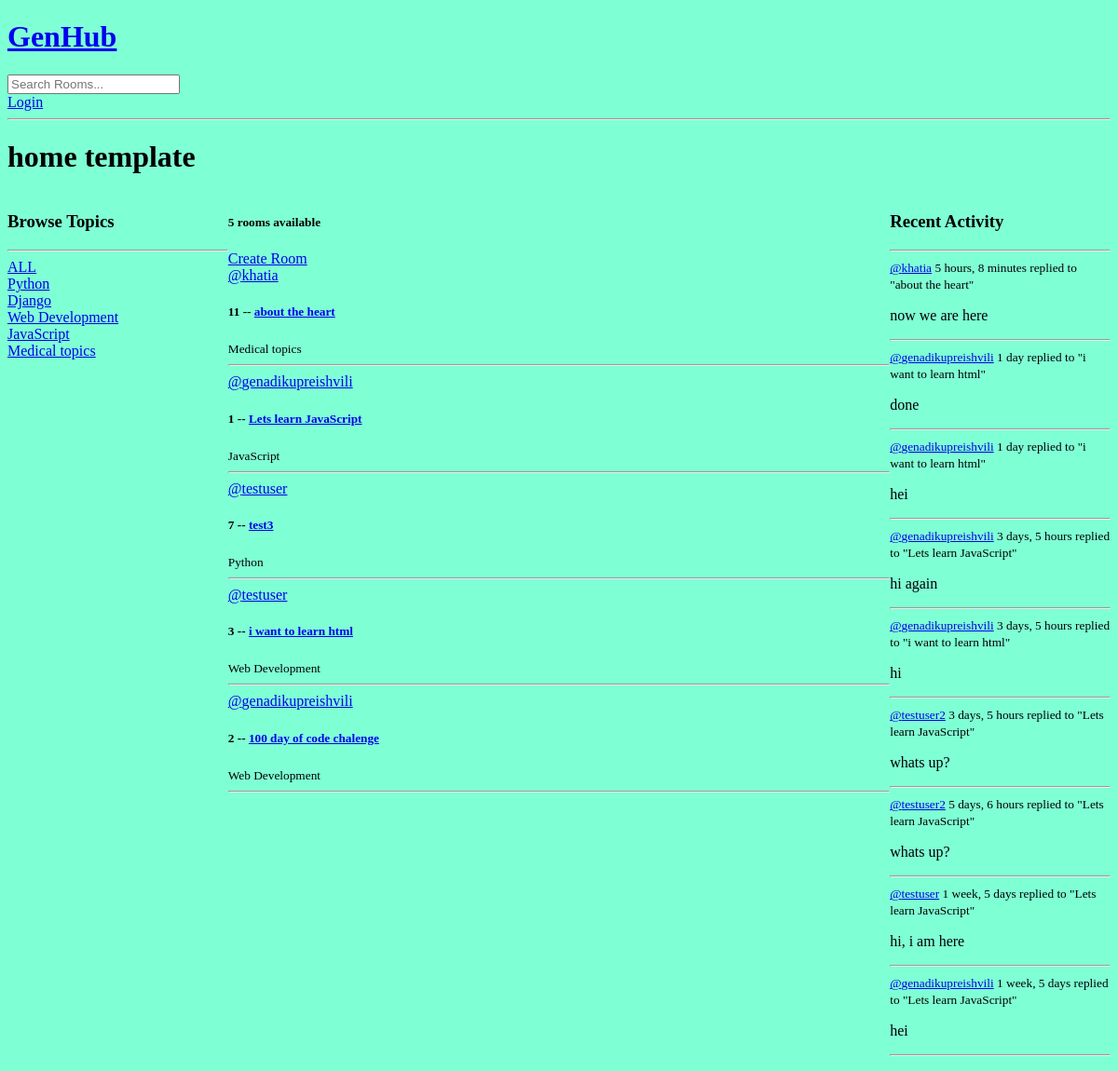
Before: / with the older database file.
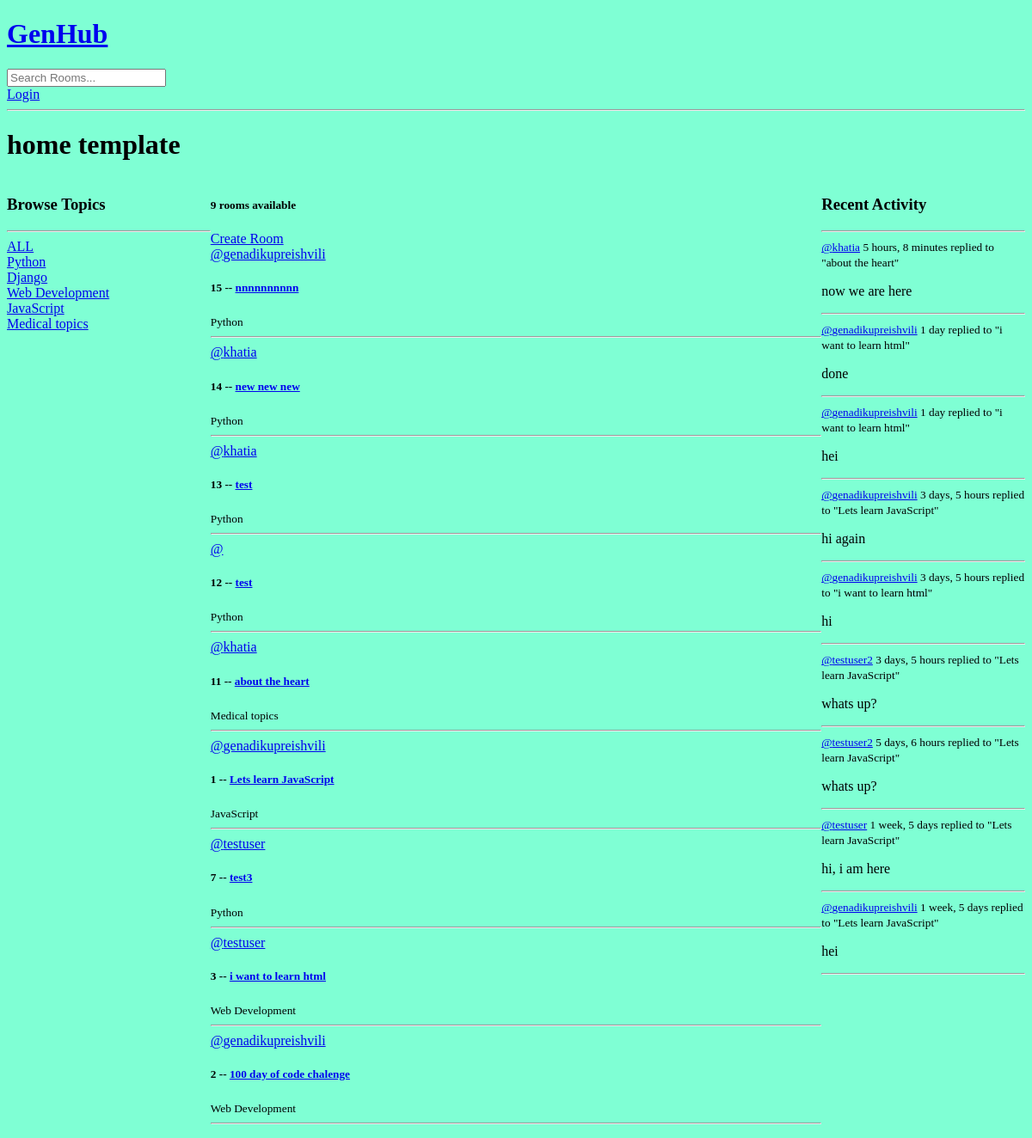
After: the same page with the newer database file.
### base/models.py (models this page shows, shortened)
class Topic(models.Model):
    name = models.CharField(max_length = 200)

class Room(models.Model):
    host = models.ForeignKey(User , on_delete = models.SET_NULL, null = True)
    topic = models.ForeignKey(Topic, on_delete = models.SET_NULL, null = True)
    name = models.CharField(max_length = 200)
    description = models.TextField(null = True, blank = True)
    participants = models.ManyToManyField(User, related_name='participants', blank=True)
    updated = models.DateTimeField(auto_now = True)
    created  = models.DateTimeField(auto_now_add = True)
    class Meta:
        ordering = ['-updated', '-created']
    def __str__(self):
        return str(self.name)

class Message(models.Model):
    user = models.ForeignKey(User, on_delete = models.CASCADE )
    room = models.ForeignKey(Room, on_delete = models.CASCADE )
    body = models.TextField()
    updated = models.DateTimeField(auto_now = True)
    created  = models.DateTimeField(auto_now_add = True)
    class Meta:
        ordering = ['-updated', '-created']
    def __str__(self):
        return self.body[0:50]

### base/views.py (the view)
# urls.py: path("", views.home, name = "home"),
def home(request):
    q = request.GET.get('q') if request.GET.get('q') !=  None else ''
    rooms = Room.objects.filter(
        Q(topic__name__icontains = q) |
        Q(name__icontains = q ) |
        Q(description__icontains = q )
        )
    topics = Topic.objects.all()
    room_count = rooms.count()
    room_messages = Message.objects.filter(Q(room__topic__name__icontains=q))
    users = User.objects.all()
    context = {"rooms":rooms, 'topics': topics, "room_count":room_count, 'room_messages':room_messages,  'users': users }
    return render(request, "base/home.html", context)

### base/templates/base/home.html (shortened to what this page needs)
{% extends "main.html" %}
{%block content%}
<h1> home template</h1>
<dive class="home-container">
    <div>
        {% include 'base/topics_component.html' %}
    </div>
    <div>
        <h5> {{room_count}} rooms available  </h5>
        <a href = '{% url "create-room" %}'> Create Room </a>
        {% include 'base/feed_component.html' %}
    </div>
    <div>
        {% include 'base/activity_component.html' %}
    </div>
</dive>
{%endblock content%}

### base/templates/base/topics_component.html
<h3>Browse Topics</h3>
<hr>
<div>
    <a href="{% url 'home' %}" >ALL</a>
</div>
{% for topic in topics %}
<div>
    <a href="{% url 'home' %}?q={{topic.name}}" >{{topic.name}}</a>
</div>
{%endfor%}

### base/templates/base/feed_component.html (shortened to what this page needs)
<div>
    {% for room in rooms %}
    <div>
        <a href='{% url "user-profile" user.id %}'>@{{room.host.username }}</a>
        <h5> {{room.id}} -- <a href = " {% url 'room' room.id %} ">{{room.name}} </a> </h5>
        <small> {{room.topic.name}} </small>
        <hr>
    </div>
    {%endfor %}
</div>

### base/templates/base/activity_component.html (shortened to what this page needs)
<h3> Recent Activity </h3>
<hr>
{% for message in room_messages %}
<div>
    <small><a href="{% url 'user-profile' message.user.id %}"> @{{message.user}}</a> {{message.created|timesince}} </small>
    <small> replied to "{{message.room}}"</small>
    <p> {{message}} </p>
    <hr>
</div>
{% endfor %}

Changed rows visible on the page:
added Room: host.username "genadikupreishvili", id "15", name "nnnnnnnnnn", topic.name "Python"
added Room: host.username "khatia", id "14", name "new new new", topic.name "Python"
added Room: host.username "khatia", id "13", name "test", topic.name "Python"
added Room: id "12", name "test", topic.name "Python"
Other visible differences:
{{ room_count }}: "5" → "9"
